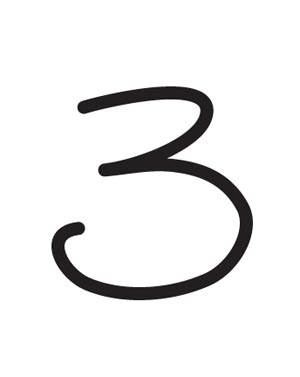
#> input picture textreading/3.jpg, 300 x 377 px
$ python main.py
#> lines starting #> are read from the running program, lines starting #| are printed output that depends on the picture
### textreading/model.py
from sklearn.ensemble import RandomForestClassifier

class Model:
    def __init__(self) -> None:
        self.rf = RandomForestClassifier(
            n_estimators= 500,
            random_state= 42
        )

    def train(self, x, y):
        self.rf.fit(x, y)

    def test(self, xtest):
        return self.predict(xtest)

    # [5 lines left out: function evaluate, not called in this run]

    def predict(self, x):
        self.rf.predict(x)

### textreading/processer.py
import pandas as pd

def flattenImage(mnist):
    nSamples = len(mnist.images)
    data = mnist.images.reshape((nSamples, -1))
    return data

def splitData(mnist, data):
    from sklearn.model_selection import train_test_split
    X_train, X_test, y_train, y_test = train_test_split(
        data, mnist.target, test_size=0.5, shuffle=False
    )
    return X_train, X_test, y_train, y_test

### textreading/main.py
from model import Model
from dataset import mnist
from processer import *
from PIL import Image

model = Model()

dataset = mnist
data = flattenImage(dataset)

X_train, X_test, y_train, y_test = splitData(dataset, data)

print('Training...')
model.train(X_train, y_train)
print('Loading...')

image = input('Input a image: ')
#> the answer given: 3.jpg

imageLoaded = Image.open(image)
#> imageLoaded is the input picture: PIL image 300x377 RGB; mean R, G, B 237.6, 237.3, 237.4
imageGray = imageLoaded.convert('L')
imageResized = imageGray.resize((64, 64))
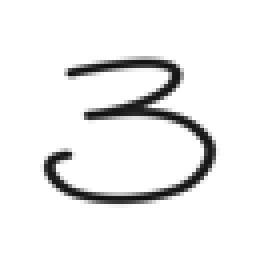
#> imageResized: PIL image 64x64 L (shown 4 times larger); min 15, max 255, mean 237.1

#> (the run stopped early here; a loop or call above may not have finished)
